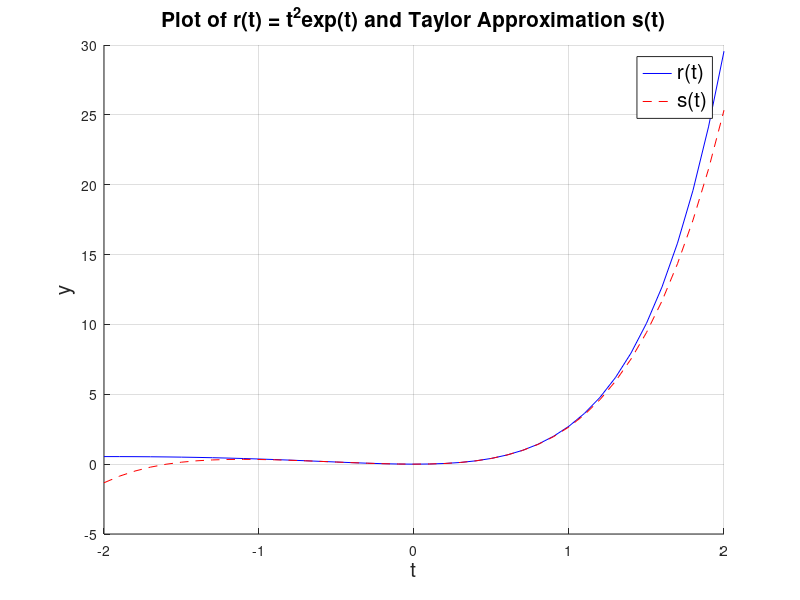
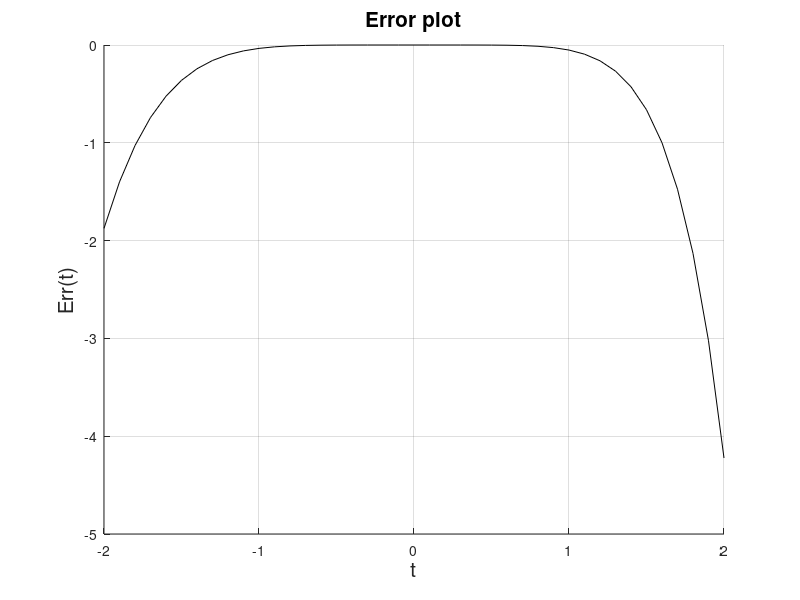

Write MATLAB code to recreate these figures, in order.
%MACM 316 - MatLab Warmup Problem A 
%Taylor Series 
%
%Please Refer to the the 'Matlab Warmup' assignment sheet found on Canvas.
%
%Purpose: The purpose of this problem is to compute a truncated
%       | Taylor Series of the function r(t)=t^3*exp(at). We
%       | will do this by reviewing/learning about inline
%       | functions, for loops, and vector syntax in MatLab.  
%       | We will also see a brief introduction to computing
%       | errors.


t = [-2:.1:2]; 
r = @(t) t.^2.*exp(t);
s=0;

for k = 0:3
    s = s + 1/factorial(k)*(t).^(k+2);
end 

Err=s-r(t);

%Type your new plot title here
plot_title = 'Plot of r(t) = t^2exp(t) and Taylor Approximation s(t)';

%Plotting of results
figure(1)
clf
hold on 
plot(t,r(t),'b')
plot(t,s,'r--')
grid on 
xlabel('t','fontsize',15)
ylabel('y','fontsize',15)
title(plot_title,'fontsize',15)
legend({'r(t)','s(t)'},'fontsize',15)

figure(2)
clf
hold on 
plot(t,Err,'k')
grid on 
xlabel('t','fontsize',15)
ylabel('Err(t)','fontsize',15)
title('Error plot','fontsize',15)